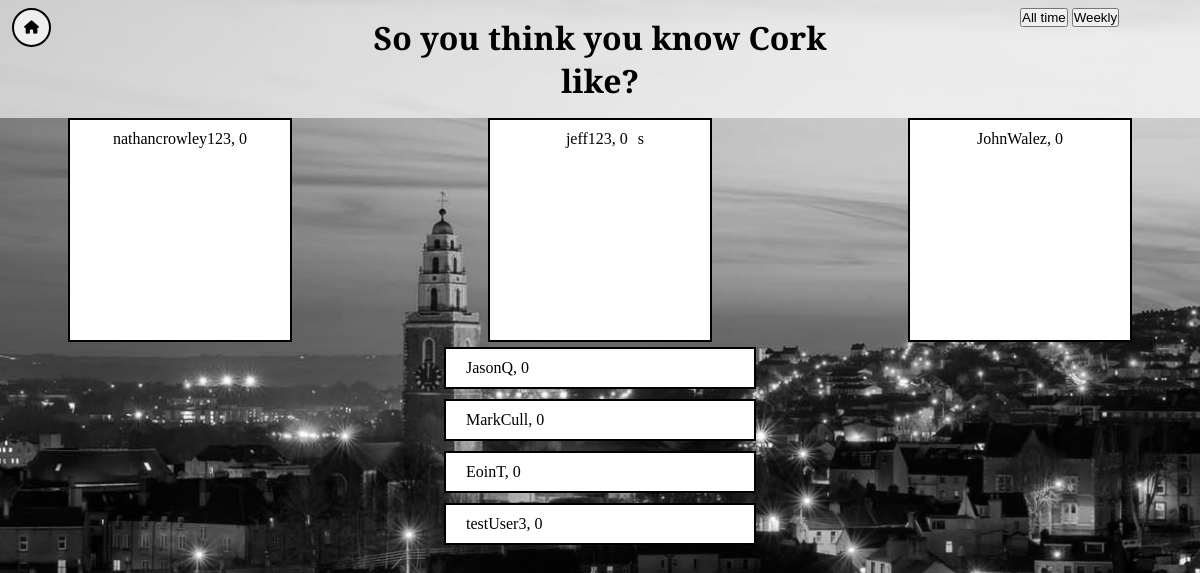
Page /leaderboard/ on the committed database.
### leaderboard/models.py (models this page shows)
class User(models.Model):
    def __str__(self):
        return '{}, {}'.format(self.user_name, self.high_score)
    user_name = models.CharField(max_length=200)
    high_score = models.IntegerField(default=0)

### leaderboard/views.py (the view)
# urls.py: path('leaderboard/', leaderboardViews.leaderboard, name='leaderboard-page'),
def leaderboard(request):
    if(User.objects.count()>3):
        leaderboard=User.objects.order_by("high_score").reverse()
        top_three_users=leaderboard[:3]
        context = {'number_of_users':User.objects.count(),
                    '1rst':top_three_users[0],
                    '2nd':top_three_users[1],
                    '3rd':top_three_users[2],
                    'rest_of_users':leaderboard[3:],
                    'today':date.today().strftime("%d/%m/%Y"),
                }
    else:
        context={'number_of_users':User.objects.count()}
    return render(request, 'leaderboard.html', context)

### teamProject/templates/teamProject/leaderboard.html (shortened to what this page needs)
{% extends 'base.html' %}
{% block content %}
    <head>
        {% load static %}
        <link rel="stylesheet"  href="{% static 'leaderboard.css' %}">
    </head>
    <div class="container">
        <div id="database_swtiches">
            <button class="all_time">All time</button>
            <button class="weekly">Weekly</button>
        </div>
        <button id="redirect_home" onclick="document.location.href='/home'"><i class="fas fa-home"></i></button>
        {% if number_of_users > 0 %}
        <ul class="container">
            <li id="first">
                <span> {{ 1rst }}</span>
            </li>
            <li id="second">
                <span> {{ 2nd }}</span>s
            </li>
            <li id="third">
                <span> {{ 3rd }}</span>
            </li>
        </ul>
        <ol id="leaderboard1">
            {% for user in rest_of_users %}
                <li>
                    <span> {{ user }} {{ high_score }} </span>
                </li>
            {% endfor %}
        </ol>
        {% else %}
            <p>No users available.</p>
        {% endif %}
    </div>
{% endblock content %}

### teamProject/templates/teamProject/base.html (shortened to what this page needs)
<!DOCTYPE html>
<html>
<head>
    {% load static %}
    <link href="{% static 'main.css' %}" rel="stylesheet">
</head>
<body>
    <div class="container">
        <div id="top">
            <header>
                <div class="container">
                    <h1 id="title">So you think you know Cork like?</h1>
                </div>
            </header>
        </div>
        {% block content %}
        {% endblock %}
    </div>
</body>
</html>

### static/main.css (style rules this page uses)
* { margin: 0; padding: 0; }
.container { width: 100vw; display: grid; grid-template-columns: 20% 60% 20%; grid-template-rows: auto; grid-template-areas: "header header header" "aside1 main aside2" "aside3 main1 aside4" "footer footer footer"; }
body { background-size: cover; background-repeat: no-repeat; background-attachment: fixed; background-image: url("/static/images/corkCity.png"); max-width: 100%; padding: 0; margin: 0; width: 100vw; height: 100vh; background-color: #000000; }
#top { padding-top: 1em; padding-bottom:1em; width: 100%; font-family: 'Slabo 27px', serif; font-weight: 400; grid-area: header; text-align: center; background-color: rgba(255, 255, 255, 0.637); }
#top h1 { grid-area: main; }
ul { margin: 0; padding: 0; }
ul li { margin: 0; list-style: none; text-align: center; }
#redirect_home { border: 2px solid black; border-radius: 50px; padding: 10px; }

### static/leaderboard.css (style rules this page uses)
li,p { margin: 5px; border: 2px solid black; padding:10px; width: 30%; background-color: white; }
span { margin: 5px; padding:5px; }
#redirect_home { position: absolute; top:1%; left: 1%; }
#database_swtiches { position: absolute; top:1%; left:85%; }
ul,ol { list-style-type: none; }
ul li { margin: auto; width: 200px; height: 200px; text-align: center; }
#first { grid-area: aside1; }
#second { position: main; grid-area: main; }
#third { grid-area: aside2; }
#leaderboard1 { display: grid; width: 80%; grid-area: footer; margin: auto; align-items: center; justify-items: center; }
.container { grid-template-columns: 30% 40% 30%; }
#redirect_home { border: 2px solid black; border-radius: 50px; padding: 10px; }

### rows in the picture
User: user_name+high_score "nathancrowley123, 0"
User: user_name+high_score "jeff123, 0"
User: user_name+high_score "JohnWalez, 0"
User: user_name+high_score "JasonQ, 0"
User: user_name+high_score "MarkCull, 0"
User: user_name+high_score "EoinT, 0"
User: user_name+high_score "testUser3, 0"
